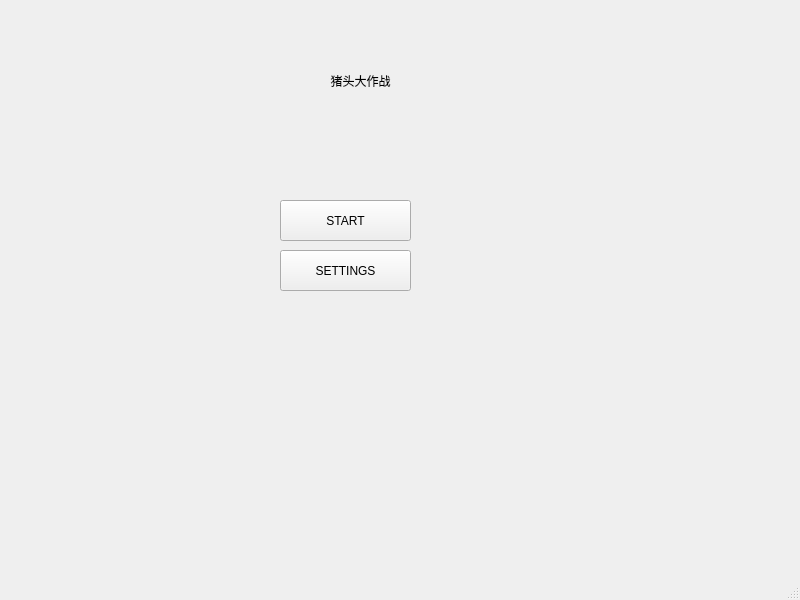
<?xml version="1.0" encoding="UTF-8"?>
<ui version="4.0">
 <class>MainWindow</class>
 <widget class="QMainWindow" name="MainWindow">
  <property name="geometry">
   <rect>
    <x>0</x>
    <y>0</y>
    <width>800</width>
    <height>600</height>
   </rect>
  </property>
  <property name="windowTitle">
   <string>MainWindow</string>
  </property>
  <widget class="QWidget" name="centralwidget">
   <widget class="QPushButton" name="startBtn">
    <property name="geometry">
     <rect>
      <x>280</x>
      <y>200</y>
      <width>131</width>
      <height>41</height>
     </rect>
    </property>
    <property name="text">
     <string>START</string>
    </property>
    <property name="autoDefault">
     <bool>false</bool>
    </property>
    <property name="default">
     <bool>false</bool>
    </property>
    <property name="flat">
     <bool>false</bool>
    </property>
   </widget>
   <widget class="QLabel" name="mwtitle">
    <property name="geometry">
     <rect>
      <x>220</x>
      <y>50</y>
      <width>281</width>
      <height>61</height>
     </rect>
    </property>
    <property name="text">
     <string>猪头大作战</string>
    </property>
    <property name="textFormat">
     <enum>Qt::AutoText</enum>
    </property>
    <property name="alignment">
     <set>Qt::AlignCenter</set>
    </property>
   </widget>
   <widget class="QPushButton" name="settingsBtn">
    <property name="geometry">
     <rect>
      <x>280</x>
      <y>250</y>
      <width>131</width>
      <height>41</height>
     </rect>
    </property>
    <property name="text">
     <string>SETTINGS</string>
    </property>
    <property name="autoDefault">
     <bool>false</bool>
    </property>
    <property name="default">
     <bool>false</bool>
    </property>
    <property name="flat">
     <bool>false</bool>
    </property>
   </widget>
  </widget>
  <widget class="QMenuBar" name="menubar">
   <property name="geometry">
    <rect>
     <x>0</x>
     <y>0</y>
     <width>800</width>
     <height>18</height>
    </rect>
   </property>
  </widget>
  <widget class="QStatusBar" name="statusbar"/>
 </widget>
 <resources/>
 <connections/>
</ui>
